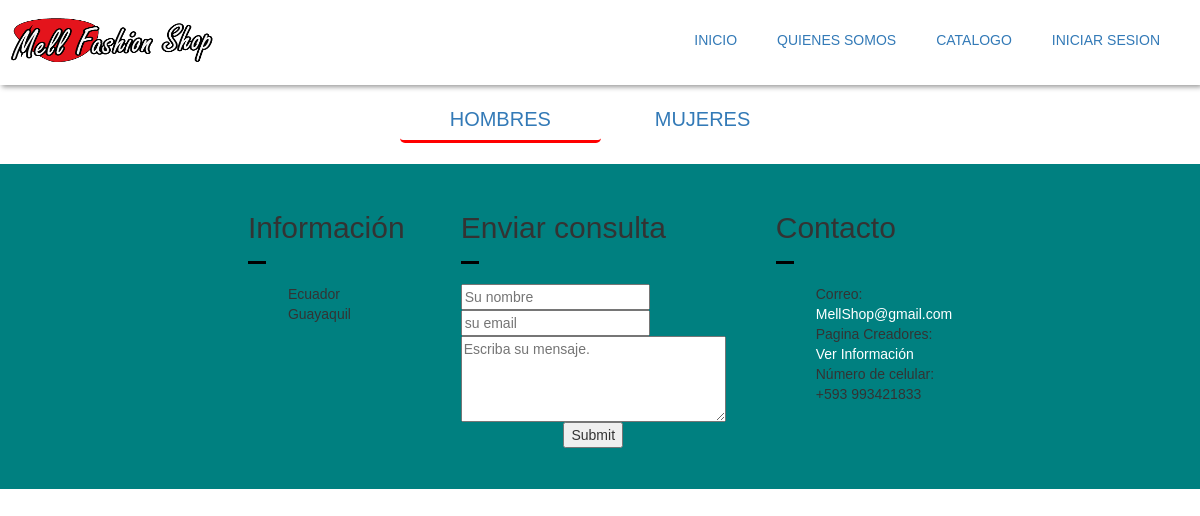
/index.php?c=User&a=showAllArticulosH, run on an earlier commit of the app's database.
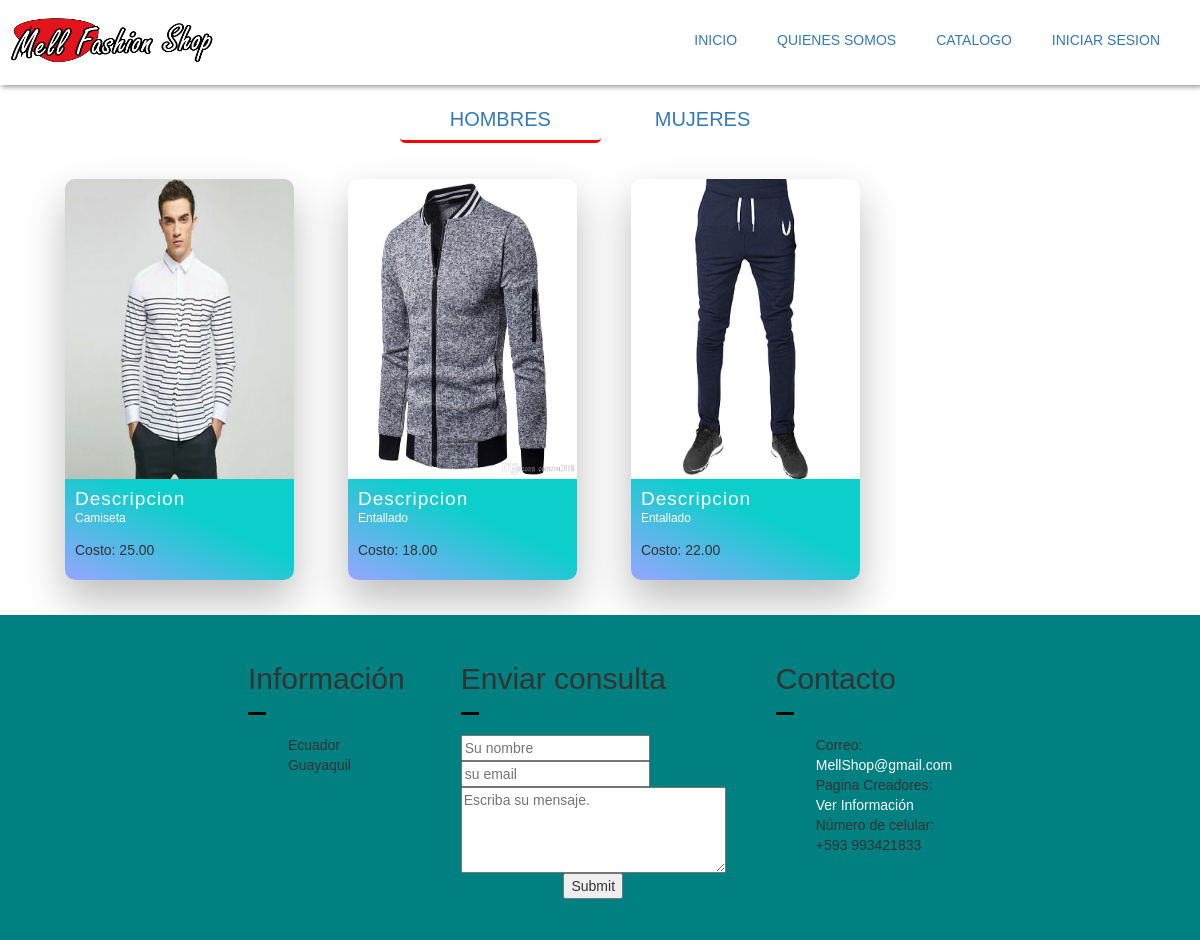
And on a later commit of the database.
### tables this page shows
CREATE TABLE `articulo` (
  `id_articulo` int(10) NOT NULL,
  `imagen` varchar(500) NOT NULL,
  `descripcion` varchar(500) NOT NULL,
  `costo` decimal(5,2) NOT NULL
);

### controller/User/UserController.php (called while the page is built, shortened)
<?php
    require_once 'model/DAO/ArticuloDAO.php';
    class UserController{
        private $art;
        public function __construct(){
            $this->art = new ArticuloDAO();
        }
        public function showAllArticulosH(){
            $res = $this->art->getAllArticuloH();
            require_once LIB;
            require_once HEADER;
            require_once "views/dynamic/categoryH.php";
            require_once FOOTER;
        }
    }
?>

### controller/RedirecController.php (called while the page is built, shortened)
<?php
    class RedirecController{
        public function router(){
            $action = (isset($_REQUEST['a'])) ? $_REQUEST['a']: 'index';
            $controller = new $controller;
            $controller->$action();
        }
    }
?>

### index.php (called while the page is built)
<?php
    require_once './controller/RedirecController.php';
    $ruter = new RedirecController();
    $ruter->router();
?>

### model/Connection.php (called while the page is built, shortened)
<?php
class Connection{
    private static $connection = null;
    public static function getConnection(){
        try{
            if(!isset(self::$connection)){
                self::$connection=new PDO("mysql:host=" . SERVIDORBD . "; port= ".PUERTO."; dbname=".NOMBREBD.";",USUARIO,PASSWORD);
                self::$connection->setAttribute(PDO::ATTR_ERRMODE,PDO::ERRMODE_EXCEPTION);
                self::$connection->exec("set character set utf8");
            }
        }catch(Exception $e){
        }
        return self::$connection;
    }
}
?>

### model/DAO/ArticuloDAO.php (called while the page is built, shortened)
<?php
    require_once 'model/Connection.php';
    class ArticuloDAO{
        private $con;
        public function __construct(){
            try{
                $this->con = Connection::getConnection();
            }catch(Exception $e){
                echo $e->getMessage();
            }
        }
        public function  getAllArticuloH(){
            $sql = "SELECT a.id_articulo,a.imagen,a.descripcion,a.costo,art.id_tipo,ag.id_genero FROM articulo a, articulo_tipo art, articulo_genero ag WHERE a.id_articulo=art.id_articulo AND a.id_articulo=ag.id_articulo and ag.id_genero=1";
            try{
                $stm = $this->con->prepare($sql);
                $stm->execute();
                return $stm->fetchAll(PDO::FETCH_ASSOC);
            }catch(PDOException $e){
                echo $e->getMessage();
            }
        }
    }
?>

### views/dynamic/categoryH.php (the view, shortened to what this page needs)
<!DOCTYPE html>
<html lang="en">
<head>
</head>
<body >
<div class="main2">
  <div class="nav-menuc">
    <nav>
    <a href="index.php?c=User&a=showAllArticulosH" style="border-bottom:3px red solid;">HOMBRES</a>
    <a href="index.php?c=User&a=showAllArticulosM">MUJERES</a>
    </nav>
  </div>
  <ul class="cards" style="width:100%;">
   <?php foreach($res as $r):?>
    <li class="cards_item">
      <div class="card">
        <div class="card_image"><img width="100%" src='<?php echo $r["imagen"];?>'></div>
        <div class="card_content">
          <h2 class="card_title">Descripcion</h2>
          <p class="card_text"><?php echo $r['descripcion'];?>
          <p>Costo: <?php echo $r['costo'];?></p></p>
        </div>
      </div>
    </li>
  <?php
endforeach;?> </ul>
</div>
</body>
</html>

### assets/librerias.php (shortened to what this page needs)
<link rel="stylesheet" type="text/css" href="https://maxcdn.bootstrapcdn.com/font-awesome/4.4.0/css/font-awesome.min.css">
<link rel="stylesheet" href="https://maxcdn.bootstrapcdn.com/bootstrap/3.3.7/css/bootstrap.min.css">
<link rel="stylesheet" href="https://maxcdn.bootstrapcdn.com/bootstrap/3.3.7/css/bootstrap-theme.min.css">
    <link rel="stylesheet" href="assets/css/login.css">
    <link rel="stylesheet" href="assets/css/prox.css">
    <link rel="stylesheet" href="assets/css/style.css">
    <link rel="stylesheet" href="assets/css/card.css">
<link rel="stylesheet" href="https://use.fontawesome.com/releases/v5.8.1/css/all.css">

### views/templates/header.php (shortened to what this page needs)
       <header >
       <div class="pages-navigation">
       <div class="flex space-btw">
       <a href="#"><img class="imglogo" src="./assets/img/logo.png" alt=""></a>
    </div>
       <nav id="index-menu" class="menu font-p-h">
           <ul class="">
                <li><a href="index.php?">INICIO</a></li>
                <li><a href="index.php?a=static&p=somos">QUIENES SOMOS</a></li>
                <li><a href="index.php?c=User&a=showAllArticulosH">CATALOGO</a></li>
                <li> <?php
                    if(empty($_SESSION)){
                        echo "<a id='log' href='index.php?a=dynamic&p=login'>INICIAR SESION</a>";
                    }elseif(isset($_SESSION['C'])){
                        echo "<a id='exit' onclick='cerrar();'>".$_SESSION['C']."</a>";
                    }else{
                        echo "<a id='exit'  onclick='cerrar();'> ".$_SESSION['A']."(Adm)</a>";
                    }
                ?></li>
           </ul>
       </nav>
    </div>
</header>

### views/templates/footer.php (shortened to what this page needs)
  <footer class="txt-white font-p-h">
    <div class="ft container">
        <div class="info ft_" >
            <div class="_head">
                <h2 class="tittle">Información</h2>
            </div>
            <div class="_body">
                <ul class="l-s-none">
                    <li>Ecuador</li>
                    <li>Guayaquil</li>
                </ul>
            </div>
        </div>
        <div class="contact ft_">
            <div class="_head"><h2 class="tittle">Enviar consulta</h2></div>
            <div class="_body">
                <form class="flex-y center" method="get" accept-charset="utf-8">
                    <input type="text" name="name" placeholder="Su nombre" required/>
                    <input type="email" name="email" placeholder="su email" required/>
                    <textarea name="query" id="query" cols="30" rows="4" placeholder="Escriba su mensaje."></textarea>
                    <input class="button-1 btn-green" type="submit">
                </form>
            </div>
        </div>
        <div class="ft_">
            <div class="_head"><h2 class="tittle">Contacto</h2></div>
            <div class="_body">
                <ul class="l-s-none">
                    <li>Correo: <a style="color: #fff;" href="mailto:melanieo@gmail.com">MellShop@gmail.com</a ></li>
                    <li>Pagina Creadores:<a href="index.php?a=static&p=creadores" style="color:#fff;"> Ver Información</a></li>
                    <li>Número de celular: +593 993421833</li>
                </ul>
            </div>
        </div>
    </div>
</footer>

### assets/css/login.css (style rules this page uses)
body { margin: 0; padding: 0; font-family: sans-serif; background-size: cover; }
.imglogo { height: 150px; width: 80%; margin: 1%; padding: 0; text-align: center; }

### assets/css/prox.css (style rules this page uses)
.container { position: absolute; }

### assets/css/style.css (style rules this page uses)
header { position: relative; }
header .pages-navigation { width: 100%; height: 85px; }
header .pages-navigation nav ul li a { padding: 10px 20px; display: block; text-align: center; }
header nav { max-height: 0; height: 40px; transition: 1s; overflow: hidden; }
footer { background-color: #1B1C1B; }
footer .ft .ft_, footer .ft .ft_ ._head { position: relative; }
footer .ft .ft_ { padding: 25px; }
footer .ft .ft_ ._head { padding-bottom: 10px; }
footer .ft .ft_ ._body { padding-top: 20px; }
footer .ft .ft_ form input[type='submit'] { display: block; margin: auto; }
footer .ft ._head:before { content: ''; width: 1.3em; height: 0.2em; position: absolute; left: 0; bottom: 0; background: black; }
@media (min-width: 780px) { header .pages-navigation { display: flex; justify-content: space-between; width: 100%; box-shadow: 2px 2px 5px #999; } }
@media (min-width: 780px) { header nav { display: inline-block; max-height: initial; height: initial; } }
@media (min-width: 780px) { header .pages-navigation nav ul { display: flex; padding: 20px; } }
@media (min-width: 780px) { header .pages-navigation nav ul li { list-style: none; } }
@media (min-width: 780px) { header .pages-navigation nav ul a { padding: 20px; } }
@media (min-width: 780px) { .card { box-shadow: 0 4px 8px 0 rgba(0,0,0,0.2); transition: 0.3s; width: 40%; border-radius: 5px; } }
@media (min-width: 780px) { .container { padding: 2px 10px; } }
@media (min-width: 780px) { footer .ft { display: grid; grid-template-columns: repeat(5, 1fr); background: teal; width: 100%; } }
@media (min-width: 780px) { footer { background-color:teal; } }
@media (min-width: 780px) { footer .ft .ft_, footer .ft .ft_ ._head { position: relative; } }
@media (min-width: 780px) { footer .ft .ft_ { padding: 25px; } }
@media (min-width: 780px) { footer .ft .ft_ ._head { padding-bottom: 10px; } }
@media (min-width: 780px) { footer .ft .ft_ ._body { padding-top: 20px; } }
@media (min-width: 780px) { footer .ft .ft_ form input[type='submit'] { display: block; margin: auto; } }
@media (min-width: 780px) { footer .ft ._head:before { content: ''; width: 1.3em; height: 0.2em; position: absolute; left: 0; bottom: 0; background: black; } }

### assets/css/card.css (style rules this page uses)
*, *::before, *::after { box-sizing: border-box; }
html { background-color: #ecf9ff; }
.main2 { max-width: 100%; margin: 0 auto; }
img { height: 300px; max-width: 100%; vertical-align: initial; }
.cards { display: inline-block; }
.cards_item { display: inline-block; padding: 1.5rem; }
@media (min-width: 40rem) { .cards_item { width: 80%; } }
@media (min-width: 56rem) { .cards_item { margin: 10px; width: 22.3333%; min-width: 22.3333%; } }
.card { background-color: white; border-radius: 0.15rem; box-shadow: 0 20px 40px 1px rgba(0, 0, 0, 0.25); display: inline-block; border-radius: 10px; overflow: hidden; width: 100%; }
.card_content { padding: 1rem; background: linear-gradient(to bottom left, rgb(12, 207, 203) 40%, rgb(150, 165, 255) 100%); }
.card_title { color: #ffffff; font-size: 1.9rem; font-weight: 400; letter-spacing: 1px; text-transform: capitalize; margin: 0px; }
.card_text { color: #ffffff; font-size: 1.2rem; line-height: 1.5; margin-bottom: 1.25rem; font-weight: 400; }

### views/dynamic/categoryH.php (style rules this page uses)
.imglogo { height: 80px; width: 220px; }
a { text-decoration: none; }
li { list-style: none; }
.nav-menuc { padding:20px; }
nav { text-align: center; }
nav>a { height: 40px; padding:10px 50px; width:15%; font-size:20px; border-radius:5px; }

What changed in the data, as far as the page shows it:
added articulo: imagen (picture), descripcion "Camiseta", costo "25.00"
added articulo: imagen (picture), descripcion "Entallado", costo "18.00"
added articulo: imagen (picture), descripcion "Entallado", costo "22.00"
